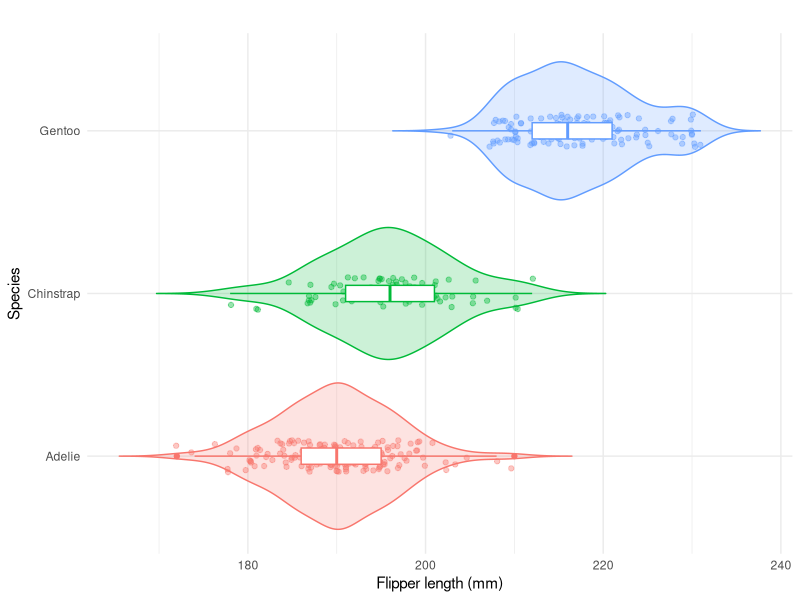
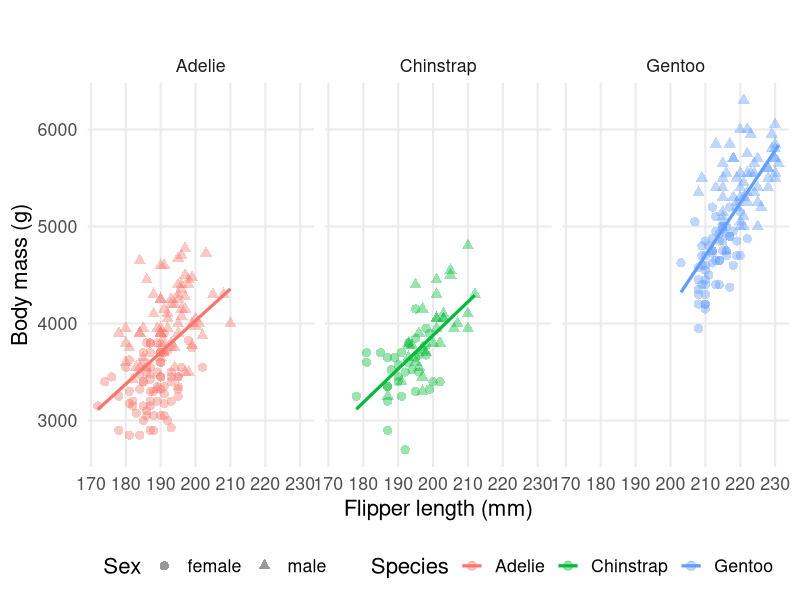

These figures' R source, in order:
## ---- chunk 1
library(ggplot2)
library(palmerpenguins)
## ---- chunk 2
penguins |> # pass `penguins` data to ggplot
  ggplot(
    aes(
      x = species, # what I want to depict on the x axis
      y = flipper_length_mm, # what I want to depict on the y axis
      group = species, # group level comparisons using `species`
      colour = species
    )
  ) + # colour violin by `species`
  geom_violin(aes(fill = species), # create violin, fill the violins by `species`
    alpha = 0.2, # set the transparency of fill
    trim = FALSE
  ) + # don't crop violin
  geom_jitter(alpha = 0.4, width = 0.1) + # add points to the plot
  geom_boxplot(width = 0.1) +
  coord_flip() + # change axes orientation
  theme_minimal() +
  theme(
  legend.position = "none"
  ) + 
  labs(x = "Species", y = "Flipper length (mm)", title = "")
## ---- chunk 3
penguins |>
  subset(!is.na(body_mass_g) & !is.na(flipper_length_mm) & !is.na(species) & !is.na(sex)) |>
  ggplot(aes(x = flipper_length_mm, y = body_mass_g, colour = species)) +
  geom_point(aes(shape = sex), alpha = 0.4, size = 2.8) +
  geom_smooth(method = "lm", se = FALSE, linewidth = 1.1) +
  facet_wrap(~species) +
  labs(
    title = "",
    x = "Flipper length (mm)",
    y = "Body mass (g)",
    colour = "Species",
    shape = "Sex"
  ) +
  theme_minimal(base_size = 16) +
  theme(
    plot.title = element_text(face = "bold"),
    legend.position = "bottom",
    panel.grid.minor = element_blank()
  )
